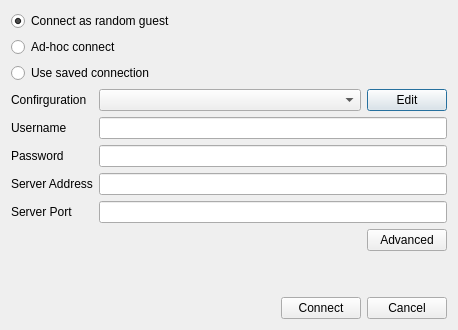
<?xml version="1.0" encoding="UTF-8"?>
<ui version="4.0">
 <class>ConnectDialog</class>
 <widget class="QDialog" name="ConnectDialog">
  <property name="geometry">
   <rect>
    <x>0</x>
    <y>0</y>
    <width>458</width>
    <height>326</height>
   </rect>
  </property>
  <property name="windowTitle">
   <string>Connect to Chess Server</string>
  </property>
  <layout class="QVBoxLayout" name="verticalLayout">
   <item>
    <widget class="QRadioButton" name="radioButton_guest">
     <property name="text">
      <string>Connect as random guest</string>
     </property>
     <property name="checked">
      <bool>true</bool>
     </property>
    </widget>
   </item>
   <item>
    <widget class="QRadioButton" name="radioButton_adhoc">
     <property name="text">
      <string>Ad-hoc connect</string>
     </property>
    </widget>
   </item>
   <item>
    <widget class="QRadioButton" name="radioButton_connection">
     <property name="text">
      <string>Use saved connection</string>
     </property>
    </widget>
   </item>
   <item>
    <layout class="QFormLayout" name="formLayout">
     <item row="0" column="0">
      <widget class="QLabel" name="label">
       <property name="text">
        <string>Confirguration</string>
       </property>
      </widget>
     </item>
     <item row="0" column="1">
      <layout class="QHBoxLayout" name="horizontalLayout_2">
       <item>
        <widget class="QComboBox" name="comboBox_connection">
         <property name="sizePolicy">
          <sizepolicy hsizetype="Preferred" vsizetype="Fixed">
           <horstretch>1</horstretch>
           <verstretch>0</verstretch>
          </sizepolicy>
         </property>
        </widget>
       </item>
       <item>
        <widget class="QPushButton" name="pushButton_connectionEdit">
         <property name="text">
          <string>Edit</string>
         </property>
        </widget>
       </item>
      </layout>
     </item>
     <item row="1" column="0">
      <widget class="QLabel" name="label_1">
       <property name="text">
        <string>Username</string>
       </property>
      </widget>
     </item>
     <item row="1" column="1">
      <widget class="QLineEdit" name="lineEdit_user">
       <property name="frame">
        <bool>true</bool>
       </property>
       <property name="readOnly">
        <bool>false</bool>
       </property>
       <property name="clearButtonEnabled">
        <bool>false</bool>
       </property>
      </widget>
     </item>
     <item row="2" column="0">
      <widget class="QLabel" name="label_2">
       <property name="text">
        <string>Password</string>
       </property>
      </widget>
     </item>
     <item row="2" column="1">
      <widget class="QLineEdit" name="lineEdit_password">
       <property name="echoMode">
        <enum>QLineEdit::PasswordEchoOnEdit</enum>
       </property>
      </widget>
     </item>
     <item row="3" column="0">
      <widget class="QLabel" name="label_3">
       <property name="text">
        <string>Server Address</string>
       </property>
      </widget>
     </item>
     <item row="3" column="1">
      <widget class="QLineEdit" name="lineEdit_serveraddress"/>
     </item>
     <item row="4" column="0">
      <widget class="QLabel" name="label_4">
       <property name="text">
        <string>Server Port</string>
       </property>
      </widget>
     </item>
     <item row="4" column="1">
      <widget class="QLineEdit" name="lineEdit_serverport"/>
     </item>
    </layout>
   </item>
   <item>
    <layout class="QHBoxLayout" name="horizontalLayout_3">
     <item>
      <spacer name="horizontalSpacer_2">
       <property name="orientation">
        <enum>Qt::Horizontal</enum>
       </property>
       <property name="sizeHint" stdset="0">
        <size>
         <width>40</width>
         <height>20</height>
        </size>
       </property>
      </spacer>
     </item>
     <item>
      <widget class="QPushButton" name="pushButton_advanced">
       <property name="text">
        <string>Advanced</string>
       </property>
      </widget>
     </item>
    </layout>
   </item>
   <item>
    <spacer name="verticalSpacer">
     <property name="orientation">
      <enum>Qt::Vertical</enum>
     </property>
     <property name="sizeType">
      <enum>QSizePolicy::MinimumExpanding</enum>
     </property>
     <property name="sizeHint" stdset="0">
      <size>
       <width>20</width>
       <height>40</height>
      </size>
     </property>
    </spacer>
   </item>
   <item>
    <layout class="QHBoxLayout" name="horizontalLayout" stretch="0,0,0">
     <item>
      <spacer name="horizontalSpacer">
       <property name="orientation">
        <enum>Qt::Horizontal</enum>
       </property>
       <property name="sizeHint" stdset="0">
        <size>
         <width>40</width>
         <height>20</height>
        </size>
       </property>
      </spacer>
     </item>
     <item>
      <widget class="QPushButton" name="pushButton_connect">
       <property name="text">
        <string>Connect</string>
       </property>
      </widget>
     </item>
     <item>
      <widget class="QPushButton" name="pushButton_cancel">
       <property name="text">
        <string>Cancel</string>
       </property>
      </widget>
     </item>
    </layout>
   </item>
  </layout>
 </widget>
 <resources/>
 <connections/>
</ui>
